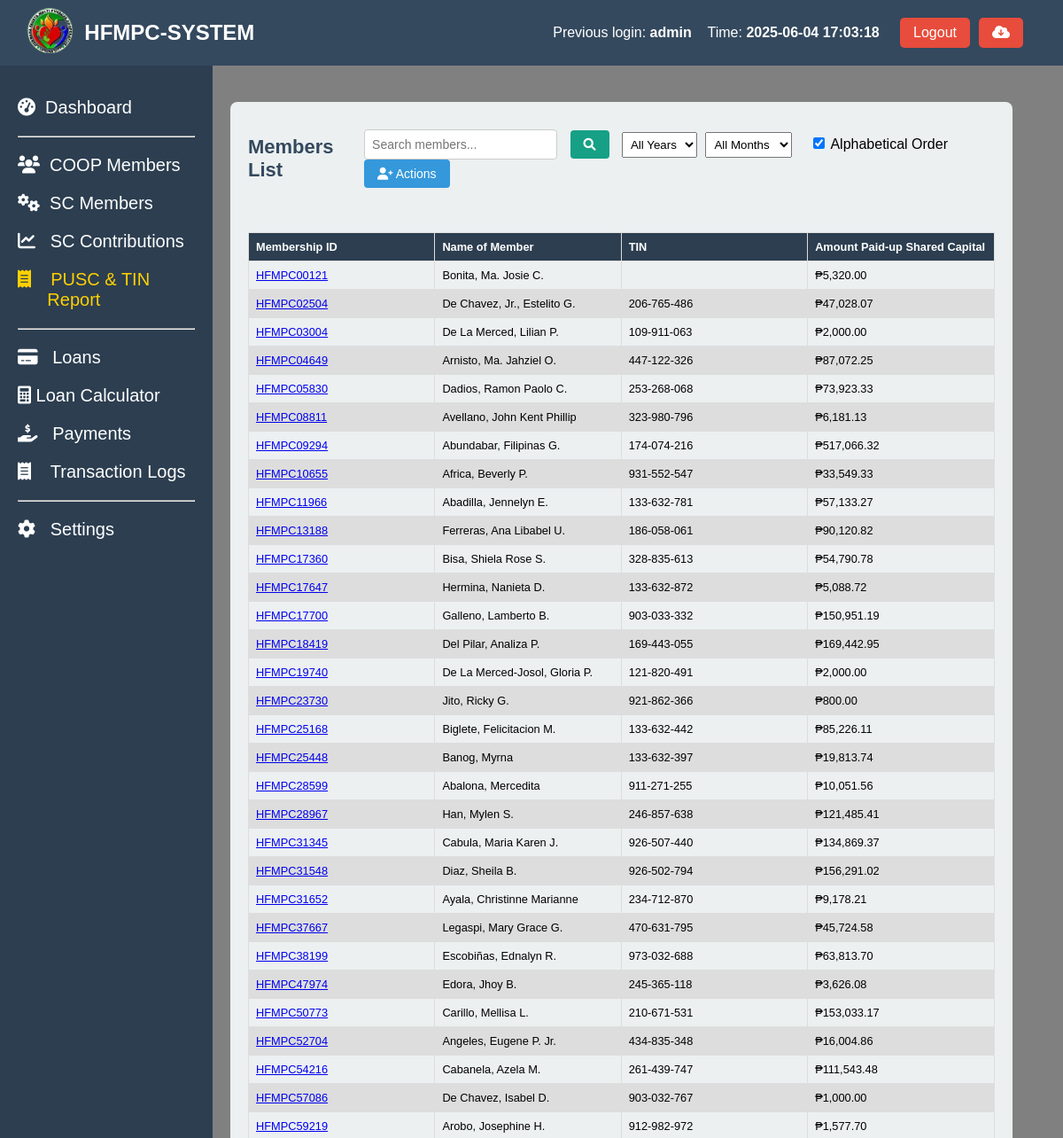
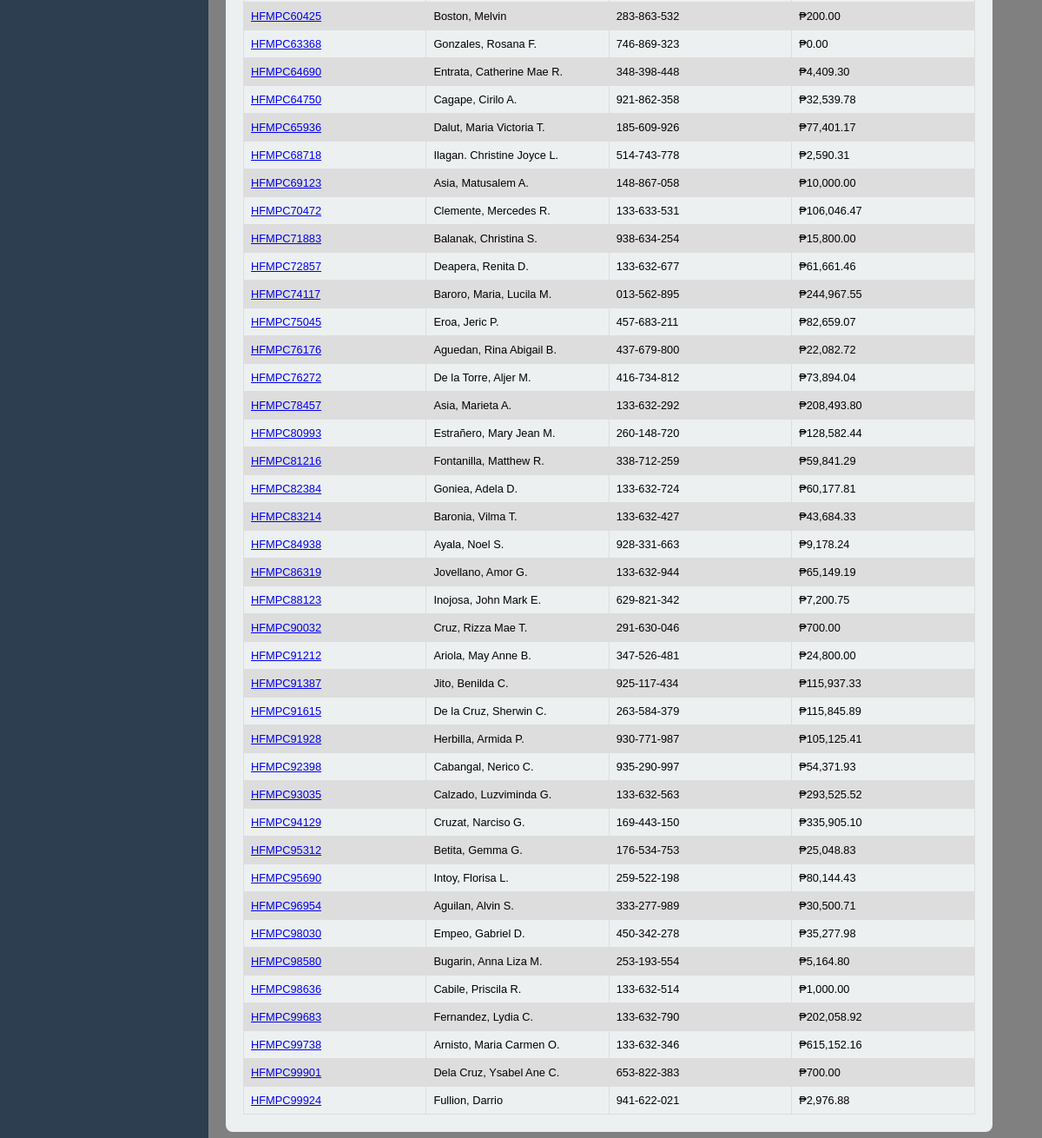
The app's page /coop_members_pusc_tin.php (signed in), older data (2 pictures, top to bottom).
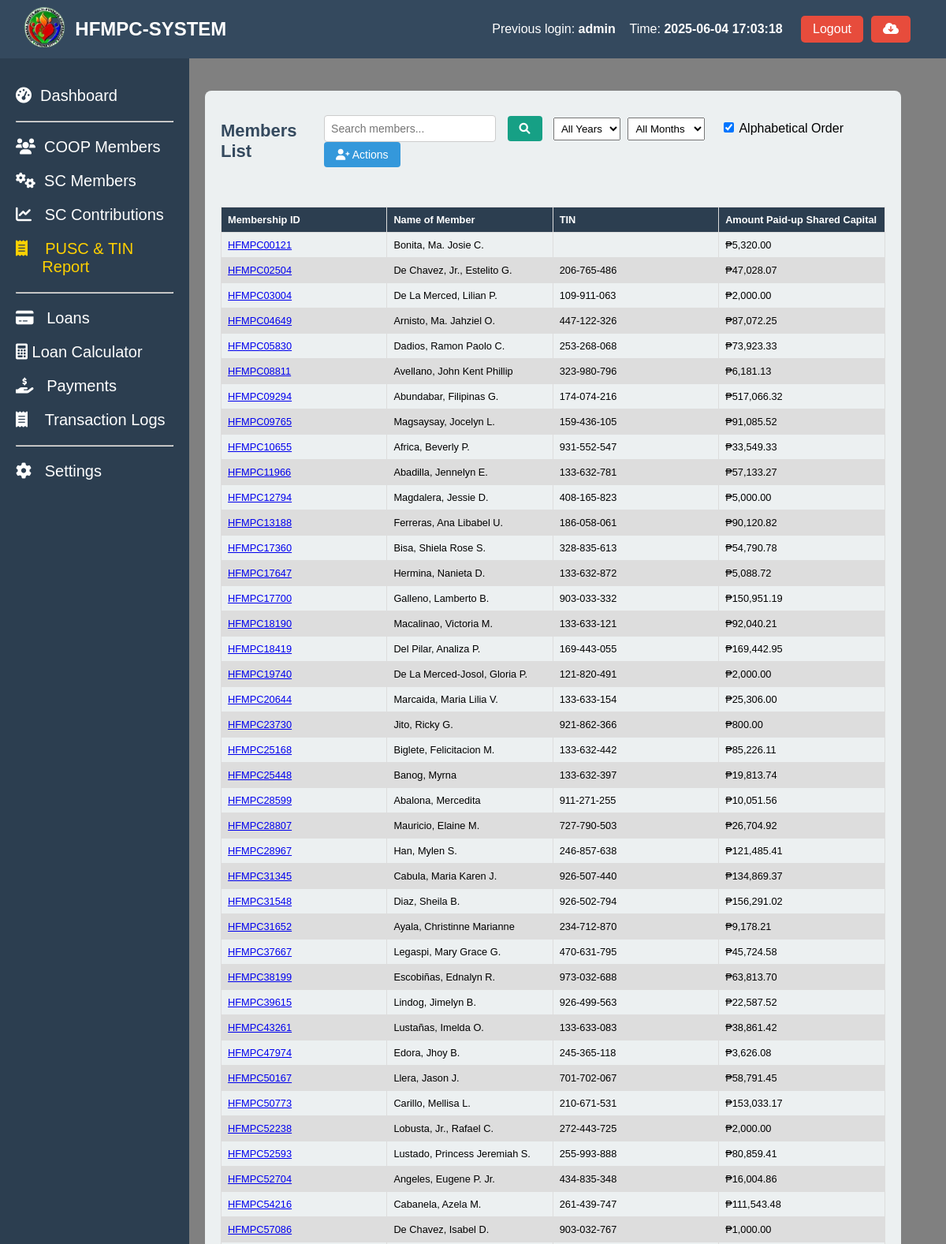
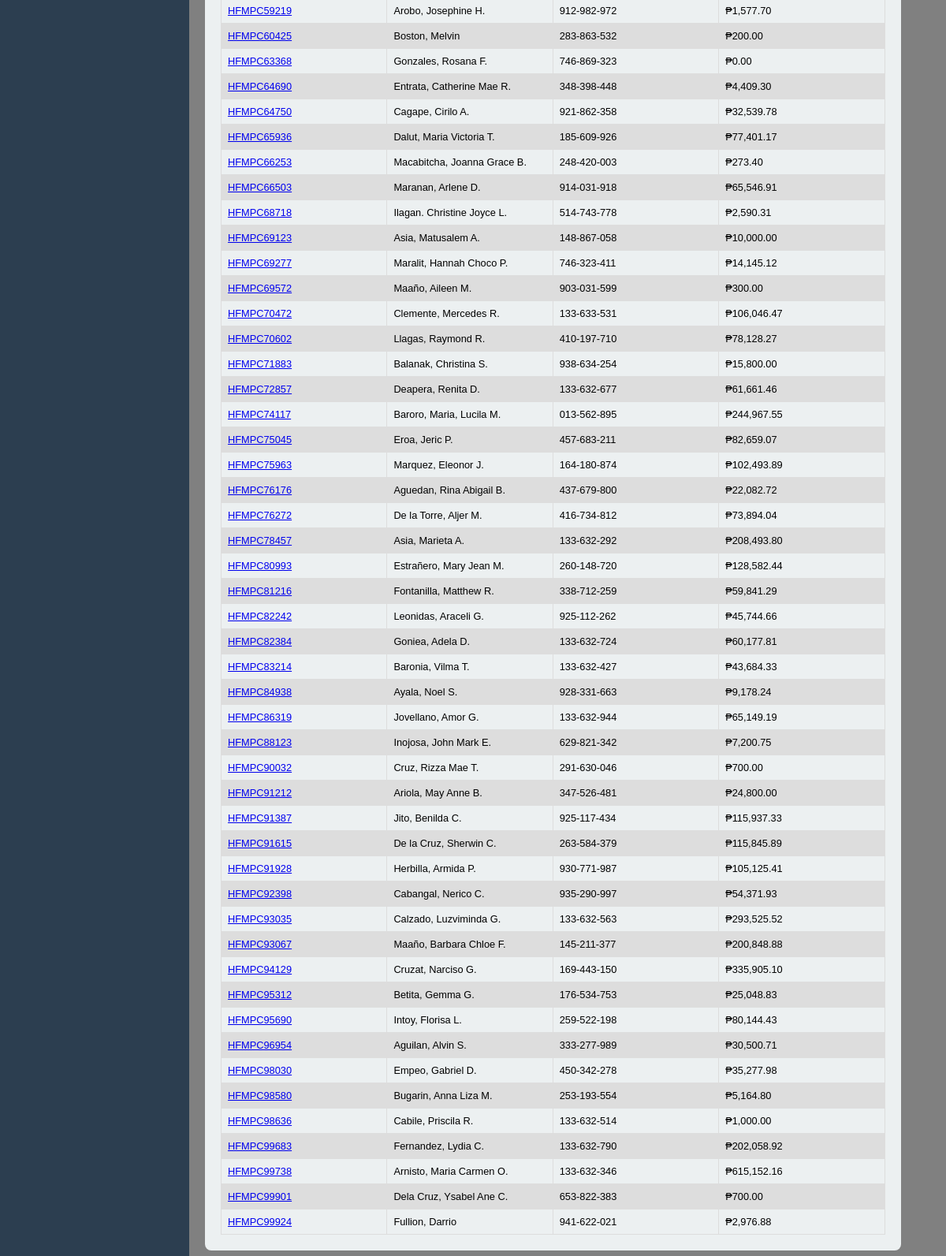
The same page, newer data (2 pictures, top to bottom).
### tables this page shows
CREATE TABLE `coop_members` (
  `coop_id` int(50) NOT NULL AUTO_INCREMENT,
  `membership_id` varchar(50) NOT NULL,
  `name_of_member` varchar(255) NOT NULL,
  `contact_number` varchar(20) NOT NULL,
  `tin` varchar(15) NOT NULL,
  `date_accepted` date NOT NULL,
  `bod_resolution` varchar(50) NOT NULL,
  `type_of_membership` varchar(50) NOT NULL,
  `shares_subscribed` decimal(10,2) NOT NULL,
  `amount_subscribed` decimal(10,2) NOT NULL,
  `initial_paid_up` decimal(10,2) NOT NULL,
  `address` text NOT NULL,
  `date_of_birth` date NOT NULL,
  `age` int(11) NOT NULL,
  `gender` varchar(20) DEFAULT NULL,
  `civil_status` varchar(50) DEFAULT NULL,
  `occupation` varchar(100) NOT NULL,
  `number_of_dependents` int(11) NOT NULL,
  `religious` varchar(100) NOT NULL,
  `annual_income` decimal(10,2) NOT NULL,
  `date_terminated` date DEFAULT NULL,
  `educational_attainment` varchar(50) DEFAULT NULL,
  `status` int(5) NOT NULL,
  `remarks` varchar(10) NOT NULL,
  `created_at` timestamp NOT NULL DEFAULT current_timestamp(),
  PRIMARY KEY (`coop_id`)
);

### coop_members_pusc_tin.php (the view, shortened to what this page needs)
<?php
include 'header.php';
include 'sidebar.php';
?>
<link rel="stylesheet" href="assets/coop_members_shared_capitals.css">
<link rel="stylesheet" href="assets/message.css">
<main class="content-member">
  <section class="stats-member">
    <div class="card-member">
      <div class="card-header-member">
        <h2>Members List</h2>
        <div class="actions">
           <input type="text" id="search-bar" placeholder="Search members..." oninput="searchTable()">
            <button class="search-btn" onclick="searchTable()">
                <i class="fas fa-search"></i>
            </button>
            <div class="filter-controls" style="display: inline-block; margin: 0 10px;">
              <select id="filter-year" style="padding: 5px; margin-right: 5px;">
                <option value="">All Years</option>
              </select>
              <select id="filter-month" style="padding: 5px; margin-right: 5px;">
                <option value="">All Months</option>
              </select>
              <label style="margin-left: 10px;">
                <input type="checkbox" id="alphabetical-sort" checked> Alphabetical Order
              </label>
            </div>
            <div class="dropdown">
              <button class="add-btn" onclick="toggleDropdown()">
                  <i class="fas fa-user-plus"></i> Actions
              </button>
            </div>
        </div>
      </div>
      <div style="overflow-x:auto;">
        <table id="member-table">
          <thead>
            <tr>
              <th>Membership ID</th>
              <th>Name of Member</th>
              <th>TIN</th>
              <th>Amount Paid-up Shared Capital</th>
            </tr>
          </thead>
          <tbody>
            <?php
            $sql = "SELECT cm.coop_id, cm.membership_id, cm.name_of_member, cm.tin,
                           COALESCE(SUM(sca.amount), 0) AS total_contribution
                    FROM coop_members cm
                    LEFT JOIN shared_capital_amount sca ON cm.membership_id = sca.membership_id
                    WHERE cm.remarks IS NULL OR cm.remarks != 'Deleted'
                    GROUP BY cm.membership_id, cm.name_of_member, cm.tin, cm.coop_id";
            $result = $conn->query($sql);
            if ($result->num_rows > 0) {
                while ($row = $result->fetch_assoc()) {
                  echo "<tr>";
                  echo "<td><a href='coop_members_profile.php?id=" . htmlspecialchars($row['membership_id']) . "'>" . htmlspecialchars($row['membership_id']) . "</a></td>";
                  echo "<td>" . htmlspecialchars($row['name_of_member']) . "</td>";
                  echo "<td>" . htmlspecialchars($row['tin']) . "</td>";
                  echo "<td>₱" . number_format($row['total_contribution'], 2) . "</td>";
                  echo "</tr>";
                }
            } else {
                echo "<tr><td colspan='4'>No members found</td></tr>";
            }
            ?>
          </tbody>
        </table>
      </div>
    </div>
  </section>
</main>

### header.php (shortened to what this page needs)
<?php
include 'config/config.php';
$previous_user = null;
$sql_prev = "SELECT id, username, login_time FROM login_activity ORDER BY login_time DESC LIMIT 1 OFFSET 1";
$result_prev = $conn->query($sql_prev);
if ($result_prev->num_rows > 0) {
    $previous_user = $result_prev->fetch_assoc();
}
?>
<!DOCTYPE html>
<html lang="en">
<head>
  <link rel="stylesheet" href="https://cdnjs.cloudflare.com/ajax/libs/font-awesome/6.0.0-beta3/css/all.min.css">
  <link rel="stylesheet" href="assets/styles.css">
</head>
<body>
<header class="header">
  <div class="header-content">
    <div class="dashboard-left">
      <a href="index.php"><img src="logo.png" alt="Logo" class="dashboard-logo" width="20%"></a>
      <h1> HFMPC-SYSTEM</h1>
    </div>
    <div class="admin-info">
      <?php if ($previous_user): ?>
        <div class="previous-login-info" style="text-align: right; display: flex; justify-content: space-between;">
          <p>Previous login: <strong><?php echo htmlspecialchars($previous_user['username']); ?></strong></p> &nbsp&nbsp&nbsp&nbsp
          <p>Time: <strong><?php echo htmlspecialchars($previous_user['login_time']); ?></strong></p>&nbsp&nbsp&nbsp
        </div>
      <?php else: ?>
        <p class="previous-login-info">No previous login records found.</p>
      <?php endif; ?>
      <button class="logout-btn" onclick="confirmLogout();">Logout</button>
      <form method="post" action="backup.php" onsubmit="return confirmBackup();">
          <button class="logout-btn" type="submit" name="backup"><i class="fas fa-cloud-download-alt"></i></button>
      </form>
    </div>
  </div>
</header>
</body>
</html>

### sidebar.php (shortened to what this page needs)
<?php
$current_page = basename($_SERVER['PHP_SELF']);
function is_active($page) {
    global $current_page;
    return $current_page == $page ? 'active' : '';
}
?>
<aside class="sidebar">
  <ul>
    <li class="<?= is_active('index.php') ?>"><a href="index.php"><i class="fas fa-tachometer-alt"></i>&nbsp Dashboard</a></li>
    <hr>
    <li class="<?= is_active('coop_members.php') ?>"><a href="coop_members.php"><i class="fas fa-users"></i>&nbsp COOP Members</a></li>
    <li class="<?= is_active('coop_members_shared_capitals.php') ?>"><a href="coop_members_shared_capitals.php"><i class="fas fa-cogs"></i>&nbsp SC Members</a></li>
    <li class="<?= is_active('coop_members_shared_capitals_contribution.php') ?>"><a href="coop_members_shared_capitals_contribution.php"><i class="fas fa-chart-line"></i>&nbsp&nbsp SC Contributions</a></li>
    <li class="<?= is_active('coop_members_pusc_tin.php') ?>"><a href="coop_members_pusc_tin.php"><i class="fas fa-receipt"></i>&nbsp&nbsp&nbsp PUSC & TIN &nbsp&nbsp&nbsp&nbsp&nbsp&nbspReport</a></li>
    <hr>
    <li class="<?= is_active('coop_members_loan.php') ?>"><a href="coop_members_loan.php"><i class="fas fa-credit-card"></i>&nbsp&nbsp Loans</a></li>
    <li class="<?= is_active('loan_amortization.php') ?>"><a href="loan_amortization.php"><i class="fas fa-calculator"></i> Loan Calculator</a></li>
    <li class="<?= is_active('coop_members_payments.php') ?>"><a href="coop_members_payments.php"><i class="fas fa-hand-holding-usd"></i>&nbsp&nbsp Payments</a></li>
    <li class="<?= is_active('coop_members_transaction_logs.php') ?>"><a href="coop_members_transaction_logs.php"><i class="fas fa-receipt"></i>&nbsp&nbsp&nbsp Transaction Logs</a></li>
    <hr>
    <li class="<?= is_active('#') ?>"><a href="#"><i class="fas fa-cog"></i>&nbsp&nbsp Settings</a></li>
  </ul>
</aside>

### assets/styles.css (style rules this page uses)
body { font-family: Arial, sans-serif; margin: 0; height: 100vh; display: flex; flex-direction: column; }
header { background-color: #34495e; color: white; padding: 5px; width: 100%; display: flex; justify-content: space-between; align-items: center; position: fixed; z-index: 10; }
header h1 { font-size: 24px; }
.header-content { display: flex; justify-content: space-between; width: 100%; padding-right: 50px; padding-left: 20px; }
.admin-info { display: flex; align-items: center; gap: 10px; }
.logout-btn { background-color: #e74c3c; color: white; border: none; padding: 8px 15px; cursor: pointer; font-size: 16px; border-radius: 5px; }
.logout-btn { background-color: #e74c3c; color: white; border: none; padding: 8px 15px; cursor: pointer; }
.sidebar { margin-top: 10px; width: 200px; background-color: #2c3e50; color: white; padding: 20px; height: 100%; position: fixed; top: 60px; z-index: 5; }
.sidebar ul { list-style: none; padding: 0; }
.sidebar ul li { margin: 20px 0; }
.sidebar ul li a { color: white; text-decoration: none; font-size: 20px; display: block; transition: 0.5s; }
.dashboard-left { display: flex; align-items: center; gap: 10px; }
.dashboard-logo { height: 60px; width: auto; object-fit: contain; }

### assets/coop_members_shared_capitals.css (style rules this page uses)
.content-member { background-color: gray; margin-left: 150px; padding: 100px; margin-top: 5px; flex-grow: 1; height: 100vh; overflow-y: auto; position: relative; }
.stats-member { display: flex; justify-content: space-between; margin-top: 10px; width: 105%; }
.card-member { background-color: #ecf0f1; border-radius: 8px; padding: 20px; width: 100%; margin-left: 10px; position:relative; }
.card-member h2 { font-size: 22px; color: #34495e; }
table { font-family: arial, sans-serif; border-collapse: collapse; width: 100%; table-layout: fixed; font-size: 80%; }
th { background-color: #2c3e50; color: white; }
td, th { border: 1px solid #dddddd; text-align: left; padding: 8px; word-wrap: break-word; white-space: normal; max-width: 150px; overflow: hidden; text-overflow: ellipsis; }
tr:nth-child(even) { background-color: #dddddd; }
.card-header-member { display: flex; justify-content: space-between; align-items: center; margin-bottom: 20px; }
.add-btn { padding: 8px 15px; font-size: 14px; color: white; background-color: #3498db; border: none; border-radius: 4px; cursor: pointer; }
form { display: flex; flex-direction: column; }
#search-bar { padding: 8px; font-size: 14px; width: 200px; border: 1px solid #ccc; border-radius: 4px; }
.search-btn { padding: 8px 15px; font-size: 14px; color: white; background-color: #16a085; border: none; border-radius: 4px; cursor: pointer; margin-left: 10px; }
.dropdown { position: relative; display: inline-block; }

### sidebar.php (style rules this page uses)
.sidebar .active a { color:rgb(255, 208, 0); }

Row changes from the older to the newer data that the page shows:
added coop_members: membership "HFMPC09765", name_of_member "Magsaysay, Jocelyn L.", tin "159-436-105", total_contribution "91,085.52"
added coop_members: membership "HFMPC12794", name_of_member "Magdalera, Jessie D.", tin "408-165-823", total_contribution "5,000.00"
added coop_members: membership "HFMPC18190", name_of_member "Macalinao, Victoria M.", tin "133-633-121", total_contribution "92,040.21"
added coop_members: membership "HFMPC20644", name_of_member "Marcaida, Maria Lilia V.", tin "133-633-154", total_contribution "25,306.00"
added coop_members: membership "HFMPC28807", name_of_member "Mauricio, Elaine M.", tin "727-790-503", total_contribution "26,704.92"
added coop_members: membership "HFMPC39615", name_of_member "Lindog, Jimelyn B.", tin "926-499-563", total_contribution "22,587.52"
added coop_members: membership "HFMPC43261", name_of_member "Lustañas, Imelda O.", tin "133-633-083", total_contribution "38,861.42"
added coop_members: membership "HFMPC50167", name_of_member "Llera, Jason J.", tin "701-702-067", total_contribution "58,791.45"
added coop_members: membership "HFMPC52238", name_of_member "Lobusta, Jr., Rafael C.", tin "272-443-725", total_contribution "2,000.00"
added coop_members: membership "HFMPC52593", name_of_member "Lustado, Princess Jeremiah S.", tin "255-993-888", total_contribution "80,859.41"
added coop_members: membership "HFMPC66253", name_of_member "Macabitcha, Joanna Grace B.", tin "248-420-003", total_contribution "273.40"
added coop_members: membership "HFMPC66503", name_of_member "Maranan, Arlene D.", tin "914-031-918", total_contribution "65,546.91"
added coop_members: membership "HFMPC69277", name_of_member "Maralit, Hannah Choco P.", tin "746-323-411", total_contribution "14,145.12"
added coop_members: membership "HFMPC69572", name_of_member "Maaño, Aileen M.", tin "903-031-599", total_contribution "300.00"
added coop_members: membership "HFMPC70602", name_of_member "Llagas, Raymond R.", tin "410-197-710", total_contribution "78,128.27"
added coop_members: membership "HFMPC75963", name_of_member "Marquez, Eleonor J.", tin "164-180-874", total_contribution "102,493.89"
added coop_members: membership "HFMPC82242", name_of_member "Leonidas, Araceli G.", tin "925-112-262", total_contribution "45,744.66"
added coop_members: membership "HFMPC93067", name_of_member "Maaño, Barbara Chloe F.", tin "145-211-377", total_contribution "200,848.88"
